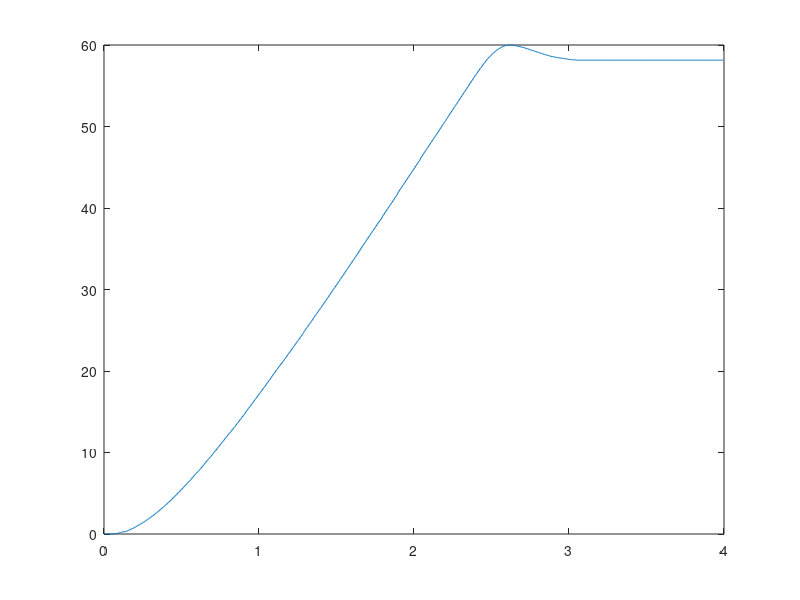

Write the MATLAB code that produced this figure.
s = csvread('angularPositionStep.csv');
s = s(:,2)
s = s(1:1000);
t = 0:0.004:(0.004 * 999);
minX = min(s);
s = (s - minX);
s = (s / 4096) * 180;
plot(t, s)